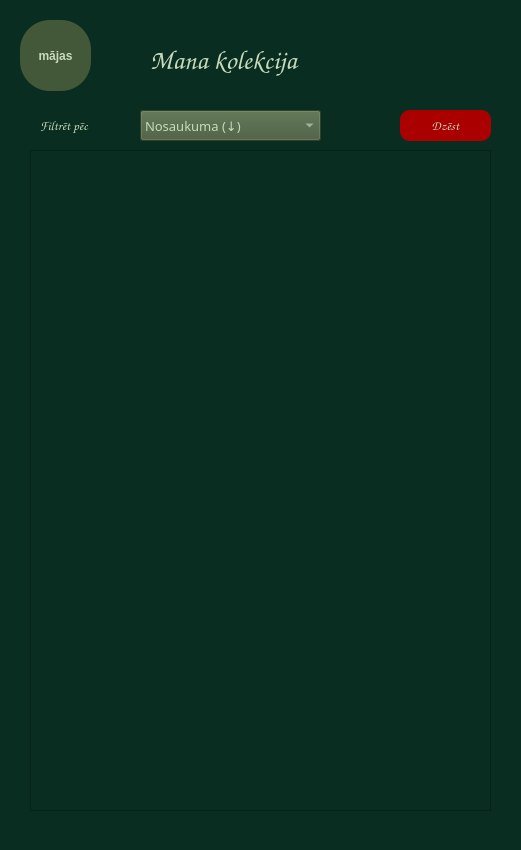
<?xml version="1.0" encoding="UTF-8"?>
<ui version="4.0">
 <class>MainWindow</class>
 <widget class="QMainWindow" name="MainWindow">
  <property name="geometry">
   <rect>
    <x>0</x>
    <y>0</y>
    <width>521</width>
    <height>850</height>
   </rect>
  </property>
  <property name="minimumSize">
   <size>
    <width>521</width>
    <height>850</height>
   </size>
  </property>
  <property name="maximumSize">
   <size>
    <width>520</width>
    <height>850</height>
   </size>
  </property>
  <property name="windowTitle">
   <string>Kolekcija</string>
  </property>
  <property name="styleSheet">
   <string notr="true">background-color: rgb(9, 46, 33);</string>
  </property>
  <widget class="QWidget" name="centralwidget">
   <widget class="QLabel" name="collectiontitle">
    <property name="geometry">
     <rect>
      <x>150</x>
      <y>40</y>
      <width>241</width>
      <height>41</height>
     </rect>
    </property>
    <property name="minimumSize">
     <size>
      <width>241</width>
      <height>41</height>
     </size>
    </property>
    <property name="maximumSize">
     <size>
      <width>241</width>
      <height>41</height>
     </size>
    </property>
    <property name="palette">
     <palette>
      <active>
       <colorrole role="WindowText">
        <brush brushstyle="SolidPattern">
         <color alpha="255">
          <red>199</red>
          <green>218</green>
          <blue>186</blue>
         </color>
        </brush>
       </colorrole>
       <colorrole role="Button">
        <brush brushstyle="SolidPattern">
         <color alpha="255">
          <red>9</red>
          <green>46</green>
          <blue>33</blue>
         </color>
        </brush>
       </colorrole>
       <colorrole role="Text">
        <brush brushstyle="SolidPattern">
         <color alpha="255">
          <red>199</red>
          <green>218</green>
          <blue>186</blue>
         </color>
        </brush>
       </colorrole>
       <colorrole role="Base">
        <brush brushstyle="SolidPattern">
         <color alpha="255">
          <red>9</red>
          <green>46</green>
          <blue>33</blue>
         </color>
        </brush>
       </colorrole>
       <colorrole role="Window">
        <brush brushstyle="SolidPattern">
         <color alpha="255">
          <red>9</red>
          <green>46</green>
          <blue>33</blue>
         </color>
        </brush>
       </colorrole>
      </active>
      <inactive>
       <colorrole role="WindowText">
        <brush brushstyle="SolidPattern">
         <color alpha="255">
          <red>199</red>
          <green>218</green>
          <blue>186</blue>
         </color>
        </brush>
       </colorrole>
       <colorrole role="Button">
        <brush brushstyle="SolidPattern">
         <color alpha="255">
          <red>9</red>
          <green>46</green>
          <blue>33</blue>
         </color>
        </brush>
       </colorrole>
       <colorrole role="Text">
        <brush brushstyle="SolidPattern">
         <color alpha="255">
          <red>199</red>
          <green>218</green>
          <blue>186</blue>
         </color>
        </brush>
       </colorrole>
       <colorrole role="Base">
        <brush brushstyle="SolidPattern">
         <color alpha="255">
          <red>9</red>
          <green>46</green>
          <blue>33</blue>
         </color>
        </brush>
       </colorrole>
       <colorrole role="Window">
        <brush brushstyle="SolidPattern">
         <color alpha="255">
          <red>9</red>
          <green>46</green>
          <blue>33</blue>
         </color>
        </brush>
       </colorrole>
      </inactive>
      <disabled>
       <colorrole role="WindowText">
        <brush brushstyle="SolidPattern">
         <color alpha="255">
          <red>120</red>
          <green>120</green>
          <blue>120</blue>
         </color>
        </brush>
       </colorrole>
       <colorrole role="Button">
        <brush brushstyle="SolidPattern">
         <color alpha="255">
          <red>9</red>
          <green>46</green>
          <blue>33</blue>
         </color>
        </brush>
       </colorrole>
       <colorrole role="Text">
        <brush brushstyle="SolidPattern">
         <color alpha="255">
          <red>120</red>
          <green>120</green>
          <blue>120</blue>
         </color>
        </brush>
       </colorrole>
       <colorrole role="Base">
        <brush brushstyle="SolidPattern">
         <color alpha="255">
          <red>9</red>
          <green>46</green>
          <blue>33</blue>
         </color>
        </brush>
       </colorrole>
       <colorrole role="Window">
        <brush brushstyle="SolidPattern">
         <color alpha="255">
          <red>9</red>
          <green>46</green>
          <blue>33</blue>
         </color>
        </brush>
       </colorrole>
      </disabled>
     </palette>
    </property>
    <property name="font">
     <font>
      <family>Comic Sans MS</family>
      <pointsize>20</pointsize>
      <weight>75</weight>
      <bold>true</bold>
     </font>
    </property>
    <property name="autoFillBackground">
     <bool>false</bool>
    </property>
    <property name="locale">
     <locale language="Latvian" country="Latvia"/>
    </property>
    <property name="text">
     <string>Mana kolekcija</string>
    </property>
    <property name="wordWrap">
     <bool>false</bool>
    </property>
    <property name="margin">
     <number>0</number>
    </property>
   </widget>
   <widget class="QPushButton" name="homebutton">
    <property name="geometry">
     <rect>
      <x>20</x>
      <y>20</y>
      <width>71</width>
      <height>71</height>
     </rect>
    </property>
    <property name="font">
     <font>
      <weight>75</weight>
      <bold>true</bold>
     </font>
    </property>
    <property name="styleSheet">
     <string notr="true">border-radius: 30px;
background-color: rgb(66, 88, 56);
color: rgb(199, 218, 186);</string>
    </property>
    <property name="text">
     <string>mājas</string>
    </property>
   </widget>
   <widget class="QLabel" name="collectiontitle_2">
    <property name="geometry">
     <rect>
      <x>40</x>
      <y>110</y>
      <width>101</width>
      <height>31</height>
     </rect>
    </property>
    <property name="minimumSize">
     <size>
      <width>1</width>
      <height>1</height>
     </size>
    </property>
    <property name="maximumSize">
     <size>
      <width>241</width>
      <height>41</height>
     </size>
    </property>
    <property name="palette">
     <palette>
      <active>
       <colorrole role="WindowText">
        <brush brushstyle="SolidPattern">
         <color alpha="255">
          <red>199</red>
          <green>218</green>
          <blue>186</blue>
         </color>
        </brush>
       </colorrole>
       <colorrole role="Button">
        <brush brushstyle="SolidPattern">
         <color alpha="255">
          <red>9</red>
          <green>46</green>
          <blue>33</blue>
         </color>
        </brush>
       </colorrole>
       <colorrole role="Text">
        <brush brushstyle="SolidPattern">
         <color alpha="255">
          <red>199</red>
          <green>218</green>
          <blue>186</blue>
         </color>
        </brush>
       </colorrole>
       <colorrole role="Base">
        <brush brushstyle="SolidPattern">
         <color alpha="255">
          <red>9</red>
          <green>46</green>
          <blue>33</blue>
         </color>
        </brush>
       </colorrole>
       <colorrole role="Window">
        <brush brushstyle="SolidPattern">
         <color alpha="255">
          <red>9</red>
          <green>46</green>
          <blue>33</blue>
         </color>
        </brush>
       </colorrole>
      </active>
      <inactive>
       <colorrole role="WindowText">
        <brush brushstyle="SolidPattern">
         <color alpha="255">
          <red>199</red>
          <green>218</green>
          <blue>186</blue>
         </color>
        </brush>
       </colorrole>
       <colorrole role="Button">
        <brush brushstyle="SolidPattern">
         <color alpha="255">
          <red>9</red>
          <green>46</green>
          <blue>33</blue>
         </color>
        </brush>
       </colorrole>
       <colorrole role="Text">
        <brush brushstyle="SolidPattern">
         <color alpha="255">
          <red>199</red>
          <green>218</green>
          <blue>186</blue>
         </color>
        </brush>
       </colorrole>
       <colorrole role="Base">
        <brush brushstyle="SolidPattern">
         <color alpha="255">
          <red>9</red>
          <green>46</green>
          <blue>33</blue>
         </color>
        </brush>
       </colorrole>
       <colorrole role="Window">
        <brush brushstyle="SolidPattern">
         <color alpha="255">
          <red>9</red>
          <green>46</green>
          <blue>33</blue>
         </color>
        </brush>
       </colorrole>
      </inactive>
      <disabled>
       <colorrole role="WindowText">
        <brush brushstyle="SolidPattern">
         <color alpha="255">
          <red>120</red>
          <green>120</green>
          <blue>120</blue>
         </color>
        </brush>
       </colorrole>
       <colorrole role="Button">
        <brush brushstyle="SolidPattern">
         <color alpha="255">
          <red>9</red>
          <green>46</green>
          <blue>33</blue>
         </color>
        </brush>
       </colorrole>
       <colorrole role="Text">
        <brush brushstyle="SolidPattern">
         <color alpha="255">
          <red>120</red>
          <green>120</green>
          <blue>120</blue>
         </color>
        </brush>
       </colorrole>
       <colorrole role="Base">
        <brush brushstyle="SolidPattern">
         <color alpha="255">
          <red>9</red>
          <green>46</green>
          <blue>33</blue>
         </color>
        </brush>
       </colorrole>
       <colorrole role="Window">
        <brush brushstyle="SolidPattern">
         <color alpha="255">
          <red>9</red>
          <green>46</green>
          <blue>33</blue>
         </color>
        </brush>
       </colorrole>
      </disabled>
     </palette>
    </property>
    <property name="font">
     <font>
      <family>Comic Sans MS</family>
      <pointsize>10</pointsize>
      <weight>50</weight>
      <bold>false</bold>
     </font>
    </property>
    <property name="autoFillBackground">
     <bool>false</bool>
    </property>
    <property name="locale">
     <locale language="Latvian" country="Latvia"/>
    </property>
    <property name="text">
     <string>Filtrēt pēc </string>
    </property>
    <property name="wordWrap">
     <bool>false</bool>
    </property>
    <property name="margin">
     <number>0</number>
    </property>
   </widget>
   <widget class="QComboBox" name="filter">
    <property name="geometry">
     <rect>
      <x>140</x>
      <y>110</y>
      <width>181</width>
      <height>31</height>
     </rect>
    </property>
    <property name="palette">
     <palette>
      <active>
       <colorrole role="WindowText">
        <brush brushstyle="SolidPattern">
         <color alpha="255">
          <red>199</red>
          <green>218</green>
          <blue>186</blue>
         </color>
        </brush>
       </colorrole>
       <colorrole role="Button">
        <brush brushstyle="SolidPattern">
         <color alpha="255">
          <red>66</red>
          <green>88</green>
          <blue>56</blue>
         </color>
        </brush>
       </colorrole>
       <colorrole role="Text">
        <brush brushstyle="SolidPattern">
         <color alpha="255">
          <red>199</red>
          <green>218</green>
          <blue>186</blue>
         </color>
        </brush>
       </colorrole>
       <colorrole role="ButtonText">
        <brush brushstyle="SolidPattern">
         <color alpha="255">
          <red>199</red>
          <green>218</green>
          <blue>186</blue>
         </color>
        </brush>
       </colorrole>
       <colorrole role="Base">
        <brush brushstyle="SolidPattern">
         <color alpha="255">
          <red>66</red>
          <green>88</green>
          <blue>56</blue>
         </color>
        </brush>
       </colorrole>
       <colorrole role="Window">
        <brush brushstyle="SolidPattern">
         <color alpha="255">
          <red>66</red>
          <green>88</green>
          <blue>56</blue>
         </color>
        </brush>
       </colorrole>
       <colorrole role="Highlight">
        <brush brushstyle="SolidPattern">
         <color alpha="255">
          <red>91</red>
          <green>188</green>
          <blue>17</blue>
         </color>
        </brush>
       </colorrole>
       <colorrole role="Link">
        <brush brushstyle="SolidPattern">
         <color alpha="255">
          <red>191</red>
          <green>226</green>
          <blue>16</blue>
         </color>
        </brush>
       </colorrole>
       <colorrole role="LinkVisited">
        <brush brushstyle="SolidPattern">
         <color alpha="255">
          <red>145</red>
          <green>218</green>
          <blue>0</blue>
         </color>
        </brush>
       </colorrole>
       <colorrole role="ToolTipText">
        <brush brushstyle="SolidPattern">
         <color alpha="255">
          <red>199</red>
          <green>218</green>
          <blue>186</blue>
         </color>
        </brush>
       </colorrole>
      </active>
      <inactive>
       <colorrole role="WindowText">
        <brush brushstyle="SolidPattern">
         <color alpha="255">
          <red>199</red>
          <green>218</green>
          <blue>186</blue>
         </color>
        </brush>
       </colorrole>
       <colorrole role="Button">
        <brush brushstyle="SolidPattern">
         <color alpha="255">
          <red>66</red>
          <green>88</green>
          <blue>56</blue>
         </color>
        </brush>
       </colorrole>
       <colorrole role="Text">
        <brush brushstyle="SolidPattern">
         <color alpha="255">
          <red>199</red>
          <green>218</green>
          <blue>186</blue>
         </color>
        </brush>
       </colorrole>
       <colorrole role="ButtonText">
        <brush brushstyle="SolidPattern">
         <color alpha="255">
          <red>199</red>
          <green>218</green>
          <blue>186</blue>
         </color>
        </brush>
       </colorrole>
       <colorrole role="Base">
        <brush brushstyle="SolidPattern">
         <color alpha="255">
          <red>66</red>
          <green>88</green>
          <blue>56</blue>
         </color>
        </brush>
       </colorrole>
       <colorrole role="Window">
        <brush brushstyle="SolidPattern">
         <color alpha="255">
          <red>66</red>
          <green>88</green>
          <blue>56</blue>
         </color>
        </brush>
       </colorrole>
       <colorrole role="Highlight">
        <brush brushstyle="SolidPattern">
         <color alpha="255">
          <red>91</red>
          <green>188</green>
          <blue>17</blue>
         </color>
        </brush>
       </colorrole>
       <colorrole role="Link">
        <brush brushstyle="SolidPattern">
         <color alpha="255">
          <red>191</red>
          <green>226</green>
          <blue>16</blue>
         </color>
        </brush>
       </colorrole>
       <colorrole role="LinkVisited">
        <brush brushstyle="SolidPattern">
         <color alpha="255">
          <red>145</red>
          <green>218</green>
          <blue>0</blue>
         </color>
        </brush>
       </colorrole>
       <colorrole role="ToolTipText">
        <brush brushstyle="SolidPattern">
         <color alpha="255">
          <red>199</red>
          <green>218</green>
          <blue>186</blue>
         </color>
        </brush>
       </colorrole>
      </inactive>
      <disabled>
       <colorrole role="WindowText">
        <brush brushstyle="SolidPattern">
         <color alpha="255">
          <red>199</red>
          <green>218</green>
          <blue>186</blue>
         </color>
        </brush>
       </colorrole>
       <colorrole role="Button">
        <brush brushstyle="SolidPattern">
         <color alpha="255">
          <red>66</red>
          <green>88</green>
          <blue>56</blue>
         </color>
        </brush>
       </colorrole>
       <colorrole role="Text">
        <brush brushstyle="SolidPattern">
         <color alpha="255">
          <red>199</red>
          <green>218</green>
          <blue>186</blue>
         </color>
        </brush>
       </colorrole>
       <colorrole role="ButtonText">
        <brush brushstyle="SolidPattern">
         <color alpha="255">
          <red>199</red>
          <green>218</green>
          <blue>186</blue>
         </color>
        </brush>
       </colorrole>
       <colorrole role="Base">
        <brush brushstyle="SolidPattern">
         <color alpha="255">
          <red>66</red>
          <green>88</green>
          <blue>56</blue>
         </color>
        </brush>
       </colorrole>
       <colorrole role="Window">
        <brush brushstyle="SolidPattern">
         <color alpha="255">
          <red>66</red>
          <green>88</green>
          <blue>56</blue>
         </color>
        </brush>
       </colorrole>
       <colorrole role="Highlight">
        <brush brushstyle="SolidPattern">
         <color alpha="255">
          <red>0</red>
          <green>120</green>
          <blue>215</blue>
         </color>
        </brush>
       </colorrole>
       <colorrole role="Link">
        <brush brushstyle="SolidPattern">
         <color alpha="255">
          <red>191</red>
          <green>226</green>
          <blue>16</blue>
         </color>
        </brush>
       </colorrole>
       <colorrole role="LinkVisited">
        <brush brushstyle="SolidPattern">
         <color alpha="255">
          <red>145</red>
          <green>218</green>
          <blue>0</blue>
         </color>
        </brush>
       </colorrole>
       <colorrole role="ToolTipText">
        <brush brushstyle="SolidPattern">
         <color alpha="255">
          <red>199</red>
          <green>218</green>
          <blue>186</blue>
         </color>
        </brush>
       </colorrole>
      </disabled>
     </palette>
    </property>
    <property name="font">
     <font>
      <family>OCR A Extended</family>
      <pointsize>10</pointsize>
     </font>
    </property>
    <property name="styleSheet">
     <string notr="true">color: rgb(199, 218, 186);
background-color: rgb(66, 88, 56);</string>
    </property>
    <item>
     <property name="text">
      <string>Nosaukuma (↓)</string>
     </property>
    </item>
    <item>
     <property name="text">
      <string>Nosaukuma (↑)</string>
     </property>
    </item>
    <item>
     <property name="text">
      <string>Datuma (↓)</string>
     </property>
    </item>
    <item>
     <property name="text">
      <string>Datuma (↑)</string>
     </property>
    </item>
    <item>
     <property name="text">
      <string>Skaita (↓)</string>
     </property>
    </item>
    <item>
     <property name="text">
      <string>Skaita (↑)</string>
     </property>
    </item>
   </widget>
   <widget class="QTableWidget" name="collectiontable">
    <property name="geometry">
     <rect>
      <x>30</x>
      <y>150</y>
      <width>461</width>
      <height>661</height>
     </rect>
    </property>
    <property name="minimumSize">
     <size>
      <width>461</width>
      <height>661</height>
     </size>
    </property>
    <property name="maximumSize">
     <size>
      <width>461</width>
      <height>661</height>
     </size>
    </property>
    <property name="palette">
     <palette>
      <active>
       <colorrole role="WindowText">
        <brush brushstyle="SolidPattern">
         <color alpha="255">
          <red>199</red>
          <green>218</green>
          <blue>186</blue>
         </color>
        </brush>
       </colorrole>
       <colorrole role="Button">
        <brush brushstyle="SolidPattern">
         <color alpha="255">
          <red>9</red>
          <green>46</green>
          <blue>33</blue>
         </color>
        </brush>
       </colorrole>
       <colorrole role="Text">
        <brush brushstyle="SolidPattern">
         <color alpha="255">
          <red>199</red>
          <green>218</green>
          <blue>186</blue>
         </color>
        </brush>
       </colorrole>
       <colorrole role="Base">
        <brush brushstyle="SolidPattern">
         <color alpha="255">
          <red>9</red>
          <green>46</green>
          <blue>33</blue>
         </color>
        </brush>
       </colorrole>
       <colorrole role="Window">
        <brush brushstyle="SolidPattern">
         <color alpha="255">
          <red>9</red>
          <green>46</green>
          <blue>33</blue>
         </color>
        </brush>
       </colorrole>
       <colorrole role="Highlight">
        <brush brushstyle="SolidPattern">
         <color alpha="255">
          <red>135</red>
          <green>188</green>
          <blue>116</blue>
         </color>
        </brush>
       </colorrole>
       <colorrole role="HighlightedText">
        <brush brushstyle="SolidPattern">
         <color alpha="255">
          <red>199</red>
          <green>218</green>
          <blue>186</blue>
         </color>
        </brush>
       </colorrole>
       <colorrole role="Link">
        <brush brushstyle="SolidPattern">
         <color alpha="255">
          <red>135</red>
          <green>188</green>
          <blue>116</blue>
         </color>
        </brush>
       </colorrole>
       <colorrole role="LinkVisited">
        <brush brushstyle="SolidPattern">
         <color alpha="255">
          <red>199</red>
          <green>218</green>
          <blue>186</blue>
         </color>
        </brush>
       </colorrole>
      </active>
      <inactive>
       <colorrole role="WindowText">
        <brush brushstyle="SolidPattern">
         <color alpha="255">
          <red>199</red>
          <green>218</green>
          <blue>186</blue>
         </color>
        </brush>
       </colorrole>
       <colorrole role="Button">
        <brush brushstyle="SolidPattern">
         <color alpha="255">
          <red>9</red>
          <green>46</green>
          <blue>33</blue>
         </color>
        </brush>
       </colorrole>
       <colorrole role="Text">
        <brush brushstyle="SolidPattern">
         <color alpha="255">
          <red>199</red>
          <green>218</green>
          <blue>186</blue>
         </color>
        </brush>
       </colorrole>
       <colorrole role="Base">
        <brush brushstyle="SolidPattern">
         <color alpha="255">
          <red>9</red>
          <green>46</green>
          <blue>33</blue>
         </color>
        </brush>
       </colorrole>
       <colorrole role="Window">
        <brush brushstyle="SolidPattern">
         <color alpha="255">
          <red>9</red>
          <green>46</green>
          <blue>33</blue>
         </color>
        </brush>
       </colorrole>
       <colorrole role="Highlight">
        <brush brushstyle="SolidPattern">
         <color alpha="255">
          <red>135</red>
          <green>188</green>
          <blue>116</blue>
         </color>
        </brush>
       </colorrole>
       <colorrole role="HighlightedText">
        <brush brushstyle="SolidPattern">
         <color alpha="255">
          <red>199</red>
          <green>218</green>
          <blue>186</blue>
         </color>
        </brush>
       </colorrole>
       <colorrole role="Link">
        <brush brushstyle="SolidPattern">
         <color alpha="255">
          <red>135</red>
          <green>188</green>
          <blue>116</blue>
         </color>
        </brush>
       </colorrole>
       <colorrole role="LinkVisited">
        <brush brushstyle="SolidPattern">
         <color alpha="255">
          <red>199</red>
          <green>218</green>
          <blue>186</blue>
         </color>
        </brush>
       </colorrole>
      </inactive>
      <disabled>
       <colorrole role="WindowText">
        <brush brushstyle="SolidPattern">
         <color alpha="255">
          <red>120</red>
          <green>120</green>
          <blue>120</blue>
         </color>
        </brush>
       </colorrole>
       <colorrole role="Button">
        <brush brushstyle="SolidPattern">
         <color alpha="255">
          <red>9</red>
          <green>46</green>
          <blue>33</blue>
         </color>
        </brush>
       </colorrole>
       <colorrole role="Text">
        <brush brushstyle="SolidPattern">
         <color alpha="255">
          <red>120</red>
          <green>120</green>
          <blue>120</blue>
         </color>
        </brush>
       </colorrole>
       <colorrole role="Base">
        <brush brushstyle="SolidPattern">
         <color alpha="255">
          <red>9</red>
          <green>46</green>
          <blue>33</blue>
         </color>
        </brush>
       </colorrole>
       <colorrole role="Window">
        <brush brushstyle="SolidPattern">
         <color alpha="255">
          <red>9</red>
          <green>46</green>
          <blue>33</blue>
         </color>
        </brush>
       </colorrole>
       <colorrole role="Highlight">
        <brush brushstyle="SolidPattern">
         <color alpha="255">
          <red>0</red>
          <green>120</green>
          <blue>215</blue>
         </color>
        </brush>
       </colorrole>
       <colorrole role="HighlightedText">
        <brush brushstyle="SolidPattern">
         <color alpha="255">
          <red>199</red>
          <green>218</green>
          <blue>186</blue>
         </color>
        </brush>
       </colorrole>
       <colorrole role="Link">
        <brush brushstyle="SolidPattern">
         <color alpha="255">
          <red>135</red>
          <green>188</green>
          <blue>116</blue>
         </color>
        </brush>
       </colorrole>
       <colorrole role="LinkVisited">
        <brush brushstyle="SolidPattern">
         <color alpha="255">
          <red>199</red>
          <green>218</green>
          <blue>186</blue>
         </color>
        </brush>
       </colorrole>
      </disabled>
     </palette>
    </property>
    <property name="font">
     <font>
      <family>OCR A Extended</family>
      <pointsize>8</pointsize>
     </font>
    </property>
   </widget>
   <widget class="QPushButton" name="deletebutton">
    <property name="geometry">
     <rect>
      <x>400</x>
      <y>110</y>
      <width>91</width>
      <height>31</height>
     </rect>
    </property>
    <property name="minimumSize">
     <size>
      <width>1</width>
      <height>1</height>
     </size>
    </property>
    <property name="maximumSize">
     <size>
      <width>171</width>
      <height>71</height>
     </size>
    </property>
    <property name="font">
     <font>
      <family>Comic Sans MS</family>
      <pointsize>10</pointsize>
     </font>
    </property>
    <property name="styleSheet">
     <string notr="true">border-radius: 10px;
background-color: rgb(170, 0, 0);
color: rgb(199, 218, 186);</string>
    </property>
    <property name="locale">
     <locale language="Latvian" country="Latvia"/>
    </property>
    <property name="text">
     <string>Dzēst</string>
    </property>
   </widget>
  </widget>
  <widget class="QStatusBar" name="statusbar"/>
 </widget>
 <resources/>
 <connections/>
</ui>
